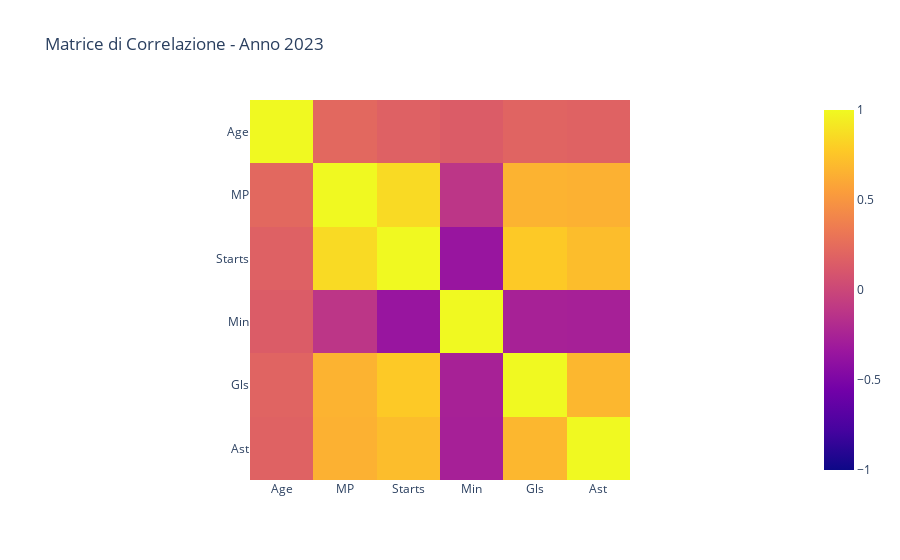
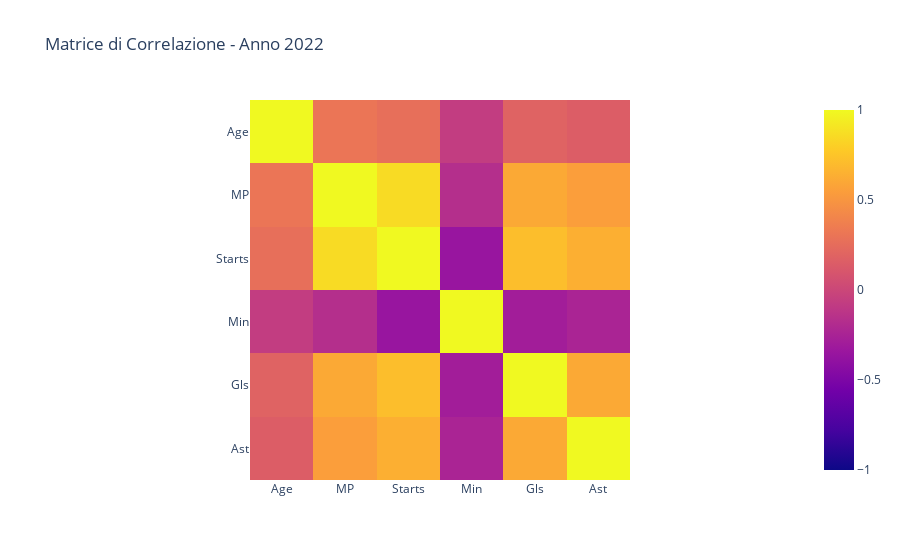
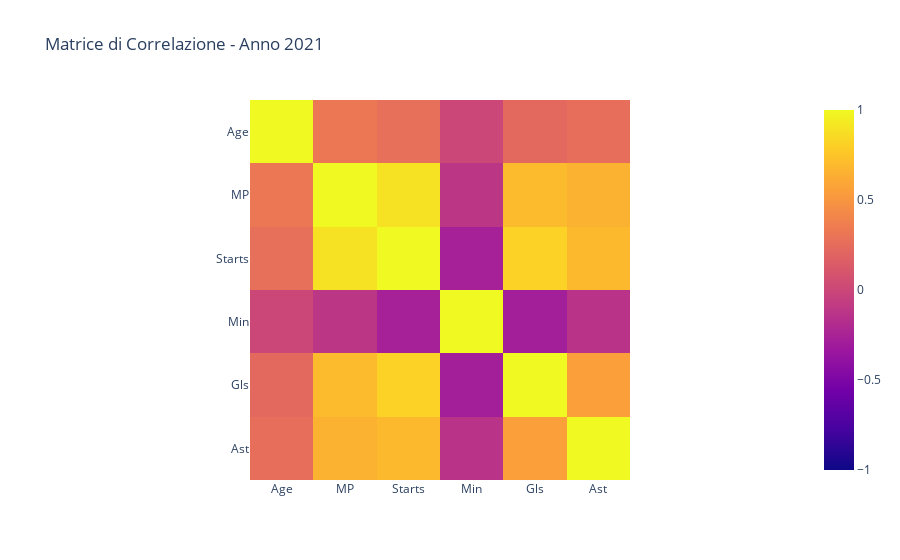
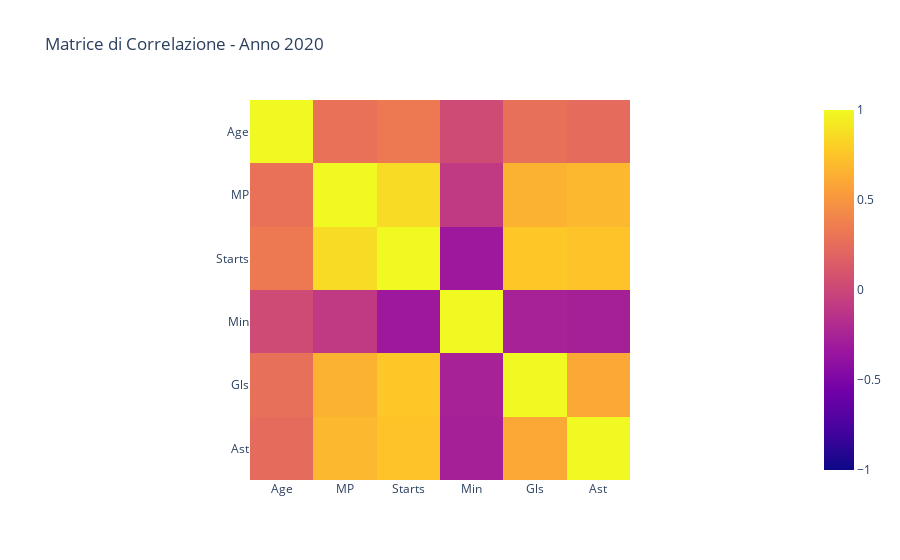

These figures' notebook cell, in order:
### Markdown cell above
Suddivideremo le statistiche del database in 4 categorie e le analizzeremo una ad una.

1) STATISTICHE DI IMPIEGO

La prima categoria riguarda le statistiche non di campo, quelle relative ad età, minutaggio e partite giocate

### Code cell
#Crea 5 matrici colorate in cui ogni quadratino rappresenta l'indice di 
# correlazione fra le statistiche per annata

correlations = []
years = []

colonne_da_eliminare = ['Player', 'Nation', 'Pos', 'Squad','G+A', 'G-PK', 'PK',
       'PKatt', 'CrdY', 'CrdR', 'xG', 'PrgP', 'PrgR', 'Sh', 'SoT', 'SoT%',
       'G/Sh', 'G/SoT', 'Dist', 'FK', 'G-xG', 'Cmp', 'Att', 'Cmp%', 'xA', 'KP',
       'PPA', 'CrsPA', 'SCA', 'GCA', 'Tkl', 'TklW', 'Mid 3rd', 'Att 3rd',
       'Touches', 'Mid 3rd.1', 'Att 3rd.1', 'Att.1', 'Succ', 'Succ%',
       'Carries', 'TotDist', '2CrdY', 'Fld', 'Off', 'Crs', 'Won', 'Lost',
       'Won%']

for file in files:
    
    data_frame = pd.read_excel(file)

    # Uso .drop per rimuovere dal data frame quelle statistiche che non voglio usare in questa analisi
    data_frame.drop(columns=colonne_da_eliminare, inplace=True) 

    corr_matrix = data_frame.corr()  # Calcolo la matrice di correlazione

    year = year_mapping[file]  # Ottengo l'anno dal file usando il mapping
    years.append(year)

    fig = px.imshow(corr_matrix, title=f"Matrice di Correlazione - Anno {year}", zmin = -1, zmax = 1)
    # Ottengo in output il grafico di correlazione

    fig.show()

# Inserisco questa riga di codice in modo da poter visualizzare le colonne usate per l'analisi
print(f'Le colonne usate per questa analisi sono {list(data_frame.columns)}')

### Figure 1 — Plotly figure (JSON) as saved in the notebook; plotly's stock layout.template omitted (floating-point values rounded to 4 significant figures)
{"data": [{"coloraxis": "coloraxis", "hovertemplate": "x: %{x}<br>y: %{y}<br>color: %{z}<extra></extra>", "name": "0", "type": "heatmap", "x": ["Age", "MP", "Starts", "Min", "Gls", "Ast"], "xaxis": "x", "y": ["Age", "MP", "Starts", "Min", "Gls", "Ast"], "yaxis": "y", "z": [[1, 0.2211, 0.1747, 0.1449, 0.1978, 0.1826], [0.2211, 1, 0.8531, -0.1172, 0.6593, 0.649], [0.1747, 0.8531, 1, -0.3521, 0.7751, 0.7084], [0.1449, -0.1172, -0.3521, 1, -0.2616, -0.268], [0.1978, 0.6593, 0.7751, -0.2616, 1, 0.6801], [0.1826, 0.649, 0.7084, -0.268, 0.6801, 1]]}], "layout": {"coloraxis": {"cmax": 1, "cmin": -1, "colorscale": [[0, "#0d0887"], [0.1111, "#46039f"], [0.2222, "#7201a8"], [0.3333, "#9c179e"], [0.4444, "#bd3786"], [0.5556, "#d8576b"], [0.6667, "#ed7953"], [0.7778, "#fb9f3a"], [0.8889, "#fdca26"], [1, "#f0f921"]]}, "title": {"text": "Matrice di Correlazione - Anno 2023"}, "xaxis": {"anchor": "y", "constrain": "domain", "domain": [0, 1], "scaleanchor": "y"}, "yaxis": {"anchor": "x", "autorange": "reversed", "constrain": "domain", "domain": [0, 1]}}}

### Figure 2 — Plotly figure (JSON) as saved in the notebook; plotly's stock layout.template omitted (floating-point values rounded to 4 significant figures)
{"data": [{"coloraxis": "coloraxis", "hovertemplate": "x: %{x}<br>y: %{y}<br>color: %{z}<extra></extra>", "name": "0", "type": "heatmap", "x": ["Age", "MP", "Starts", "Min", "Gls", "Ast"], "xaxis": "x", "y": ["Age", "MP", "Starts", "Min", "Gls", "Ast"], "yaxis": "y", "z": [[1, 0.3086, 0.2705, -0.07042, 0.1865, 0.1536], [0.3086, 1, 0.8597, -0.1689, 0.608, 0.549], [0.2705, 0.8597, 1, -0.3519, 0.7164, 0.6391], [-0.07042, -0.1689, -0.3519, 1, -0.2917, -0.2406], [0.1865, 0.608, 0.7164, -0.2917, 1, 0.6083], [0.1536, 0.549, 0.6391, -0.2406, 0.6083, 1]]}], "layout": {"coloraxis": {"cmax": 1, "cmin": -1, "colorscale": [[0, "#0d0887"], [0.1111, "#46039f"], [0.2222, "#7201a8"], [0.3333, "#9c179e"], [0.4444, "#bd3786"], [0.5556, "#d8576b"], [0.6667, "#ed7953"], [0.7778, "#fb9f3a"], [0.8889, "#fdca26"], [1, "#f0f921"]]}, "title": {"text": "Matrice di Correlazione - Anno 2022"}, "xaxis": {"anchor": "y", "constrain": "domain", "domain": [0, 1], "scaleanchor": "y"}, "yaxis": {"anchor": "x", "autorange": "reversed", "constrain": "domain", "domain": [0, 1]}}}

### Figure 3 — Plotly figure (JSON) as saved in the notebook; plotly's stock layout.template omitted (floating-point values rounded to 4 significant figures)
{"data": [{"coloraxis": "coloraxis", "hovertemplate": "x: %{x}<br>y: %{y}<br>color: %{z}<extra></extra>", "name": "0", "type": "heatmap", "x": ["Age", "MP", "Starts", "Min", "Gls", "Ast"], "xaxis": "x", "y": ["Age", "MP", "Starts", "Min", "Gls", "Ast"], "yaxis": "y", "z": [[1, 0.3206, 0.2719, 0.002271, 0.2314, 0.2589], [0.3206, 1, 0.8903, -0.1149, 0.6966, 0.6518], [0.2719, 0.8903, 1, -0.2659, 0.8157, 0.6899], [0.002271, -0.1149, -0.2659, 1, -0.2853, -0.1387], [0.2314, 0.6966, 0.8157, -0.2853, 1, 0.5527], [0.2589, 0.6518, 0.6899, -0.1387, 0.5527, 1]]}], "layout": {"coloraxis": {"cmax": 1, "cmin": -1, "colorscale": [[0, "#0d0887"], [0.1111, "#46039f"], [0.2222, "#7201a8"], [0.3333, "#9c179e"], [0.4444, "#bd3786"], [0.5556, "#d8576b"], [0.6667, "#ed7953"], [0.7778, "#fb9f3a"], [0.8889, "#fdca26"], [1, "#f0f921"]]}, "title": {"text": "Matrice di Correlazione - Anno 2021"}, "xaxis": {"anchor": "y", "constrain": "domain", "domain": [0, 1], "scaleanchor": "y"}, "yaxis": {"anchor": "x", "autorange": "reversed", "constrain": "domain", "domain": [0, 1]}}}

### Figure 4 — Plotly figure (JSON) as saved in the notebook; plotly's stock layout.template omitted (floating-point values rounded to 4 significant figures)
{"data": [{"coloraxis": "coloraxis", "hovertemplate": "x: %{x}<br>y: %{y}<br>color: %{z}<extra></extra>", "name": "0", "type": "heatmap", "x": ["Age", "MP", "Starts", "Min", "Gls", "Ast"], "xaxis": "x", "y": ["Age", "MP", "Starts", "Min", "Gls", "Ast"], "yaxis": "y", "z": [[1, 0.283, 0.3312, 0.02604, 0.275, 0.2445], [0.283, 1, 0.8592, -0.0903, 0.6542, 0.6828], [0.3312, 0.8592, 1, -0.3281, 0.7681, 0.7431], [0.02604, -0.0903, -0.3281, 1, -0.2583, -0.2715], [0.275, 0.6542, 0.7681, -0.2583, 1, 0.5999], [0.2445, 0.6828, 0.7431, -0.2715, 0.5999, 1]]}], "layout": {"coloraxis": {"cmax": 1, "cmin": -1, "colorscale": [[0, "#0d0887"], [0.1111, "#46039f"], [0.2222, "#7201a8"], [0.3333, "#9c179e"], [0.4444, "#bd3786"], [0.5556, "#d8576b"], [0.6667, "#ed7953"], [0.7778, "#fb9f3a"], [0.8889, "#fdca26"], [1, "#f0f921"]]}, "title": {"text": "Matrice di Correlazione - Anno 2020"}, "xaxis": {"anchor": "y", "constrain": "domain", "domain": [0, 1], "scaleanchor": "y"}, "yaxis": {"anchor": "x", "autorange": "reversed", "constrain": "domain", "domain": [0, 1]}}}
